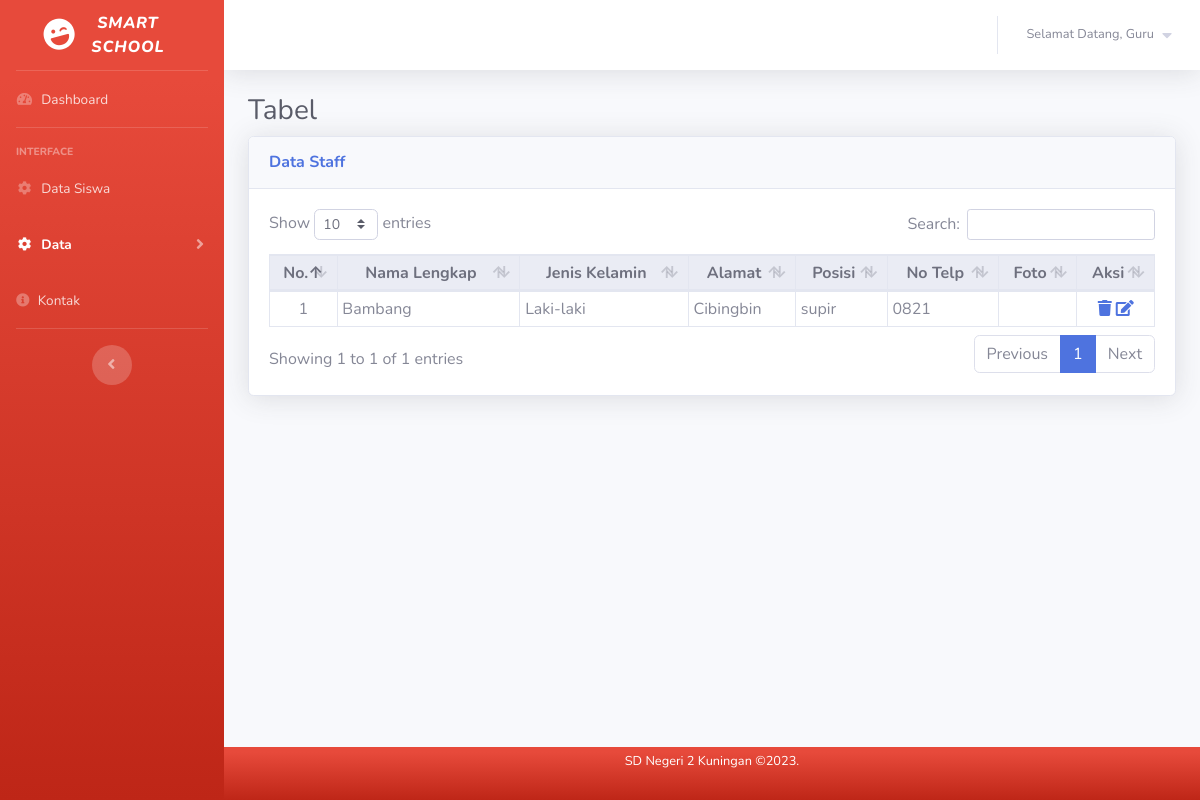
The page /guru/data-staff.php on the database its author committed.
### tables this page shows
CREATE TABLE `data_staff` (
  `id_staff` int(11) NOT NULL,
  `nama_lengkap` varchar(50) NOT NULL,
  `jenis_kelamin` varchar(20) NOT NULL,
  `alamat` varchar(100) NOT NULL,
  `posisi` varchar(20) NOT NULL,
  `no_telp` varchar(20) NOT NULL,
  `foto` varchar(225) NOT NULL
);

### guru/function.php (called while the page is built, shortened)
<?php
	$conn = mysqli_connect("localhost", "root", "", "pendataan");
	function query2($query){
		global $conn;
		$result = mysqli_query($conn, $query);
		$rows = [];
		while ($row = mysqli_fetch_assoc($result)) {
			$rows[] = $row;
		}
		return $rows;
	}
 ?>

### guru/data-staff.php (the view, shortened to what this page needs)
<?php
    require 'function.php';
    $staff = query2("SELECT * FROM data_staff");
 ?>
<!DOCTYPE html>
<html lang="en">
<head>
    <link href="style/vendor/fontawesome-free/css/all.min.css" rel="stylesheet" type="text/css">
    <link href="style/css/sb-admin-2.min.css" rel="stylesheet">
    <link href="style/vendor/datatables/dataTables.bootstrap4.min.css" rel="stylesheet">
</head>
<body id="page-top">
    <div id="wrapper">
        <ul class="navbar-nav bg-gradient-danger sidebar sidebar-dark accordion" id="accordionSidebar">
            <a class="sidebar-brand d-flex align-items-center justify-content-center" href="dashboard.php">
                <div class="sidebar-brand-icon rotate-n-15">
                    <i class="fas fa-laugh-wink"></i>
                </div>
                <div class="sidebar-brand-text mx-3"><i>Smart <br>School</i></div>
            </a>
            <hr class="sidebar-divider my-0">
            <li class="nav-item">
                <a class="nav-link" href="dashboard.php">
                    <i class="fas fa-fw fa-tachometer-alt"></i>
                    <span>Dashboard</span></a>
            </li>
            <hr class="sidebar-divider">
            <div class="sidebar-heading">
                Interface
            </div>
            <li class="nav-item">
                <a class="nav-link" href="siswa/data-kelas1.php">
                    <i class="fas fa-fw fa-cog"></i>
                    <span>Data Siswa</span>
                </a>
            </li>
            <li class="nav-item active">
                <a class="nav-link collapsed" href="#" data-toggle="collapse" data-target="#collapseTwo"
                    aria-expanded="true" aria-controls="collapseTwo">
                    <i class="fas fa-fw fa-cog"></i>
                    <span>Data</span>
                </a>
            </li>
            <li class="nav-item">
                <a class="nav-link" href="kontak.php">
                    <i class="fa fa-info-circle"></i>
                    <span>Kontak</span>
                </a>
            </li>
            <hr class="sidebar-divider">
            <div class="text-center d-none d-md-inline">
                <button class="rounded-circle border-0" id="sidebarToggle"></button>
            </div>
        </ul>
        <div id="content-wrapper" class="d-flex flex-column">
            <div id="content">
                <nav class="navbar navbar-expand navbar-light bg-white topbar mb-4 static-top shadow">
                    <ul class="navbar-nav ml-auto">
                        <li class="nav-item dropdown no-arrow">
                            <a class="nav-link dropdown-toggle" href="#" id="userDropdown" role="button"
                                data-toggle="dropdown" aria-haspopup="true" aria-expanded="false">
                                <span class="mr-2 d-none d-lg-inline text-gray-600 small">Selamat Datang, Guru</span>
                                <i class="fa fa-caret-down"></i>
                            </a>
                        </li>
                    </ul>
                </nav>
                <div class="container-fluid">
                    <h1 class="h3 mb-2 text-gray-800">Tabel</h1>
                    <div class="card shadow mb-4">
                        <div class="card-header py-3">
                            <h6 class="m-0 font-weight-bold text-primary">Data Staff</h6>
                        </div>
                        <div class="card-body">
                            <div class="table-responsive">
                                <table class="table table-bordered table-hover table-sm" id="dataTable" width="100%" cellspacing="0">
                                    <thead class="thead-light">
                                        <tr>
                                            <th class="text-center">No.</th>
                                            <th class="text-center">Nama Lengkap</th>
                                            <th class="text-center">Jenis Kelamin</th>
                                            <th class="text-center">Alamat</th>
                                            <th class="text-center">Posisi</th>
                                            <th class="text-center">No Telp</th>
                                            <th class="text-center">Foto</th>
                                            <th class="text-center">Aksi</th>
                                        </tr>
                                    </thead>
                                    <tbody>
                                        <?php $i = 1; ?>
                                        <?php foreach ($staff as $row) : ?>
                                        <tr>
                                            <td class="text-center"><?= $i; ?></td>
                                            <td><?= $row["nama_lengkap"];?></td>
                                            <td><?= $row["jenis_kelamin"];?></td>
                                            <td><?= $row["alamat"];?></td>
                                            <td><?= $row["posisi"];?></td>
                                            <td><?= $row["no_telp"];?></td>
                                            <td><img src="<?= $row['foto']; ?>"></td>
                                            <td class="text-center">
                                                <a href="hapus-data-staff.php?id_staff=<?= $row["id_staff"]; ?>" class=""><i class="fas fa-trash"></i></a>
                                                <a href="ubah-data-staff.php?id_staff=<?= $row["id_staff"]; ?>" class=""><i class="fas fa-edit"></i></a>
                                            </td>
                                        </tr>
                                      <?php $i++; ?>
                                      <?php endforeach; ?>
                                    </tbody>
                                </table>
                            </div>
                        </div>
                    </div>
                </div>
            </div>
            <?php include '../footer.php'; ?>
        </div>
    </div>
</body>
</html>

### rows shown on the page
data_staff: nama_lengkap "Bambang", jenis_kelamin "Laki-laki", alamat "Cibingbin", posisi "supir", no_telp "0821"
